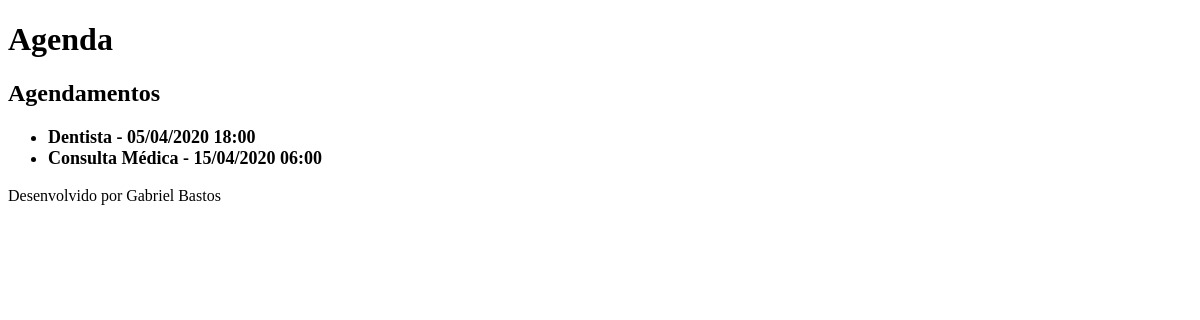
/agenda/, run on an earlier commit of the app's database.
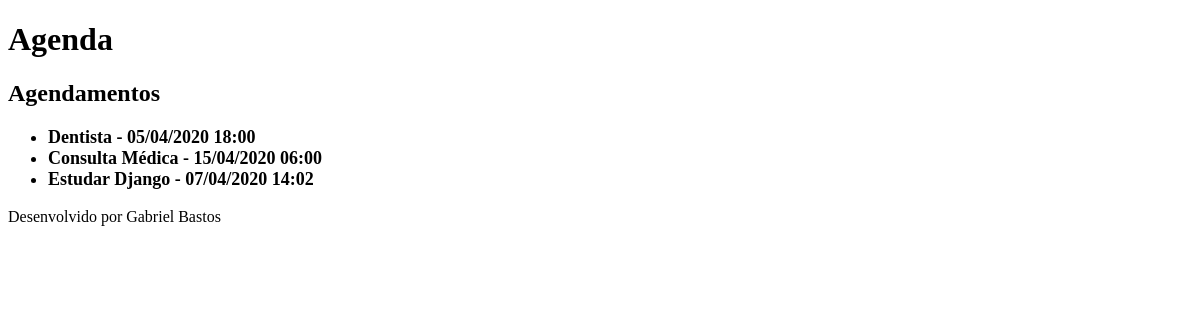
And on a later commit of the database.
### core/models.py (models this page shows, shortened)
class Evento(models.Model):
    titulo = models.CharField(max_length=100)
    descricao = models.TextField(blank=True, null=True)
    data_evento = models.DateTimeField(verbose_name='Data do Evento')
    data_criacao = models.DateTimeField(auto_now=True)
    usuario = models.ForeignKey(User, on_delete=models.CASCADE)
    class Meta:
        db_table = 'evento'
    def get_data_evento(self):
        return self.data_evento.strftime('%d/%m/%Y %H:%M')

### core/views.py (the view)
# urls.py: path('agenda/', views.lista_eventos),
def lista_eventos(request):
    evento = Evento.objects.all()
    dados = {'eventos':evento}
    return render(request, 'agenda.html', dados)

### templates/agenda.html
{% extends "model-page.html" %}
{% block content %}
    <h2>Agendamentos</h2>
    <ul style="font-size: 18px">
        {% for evento in eventos %}
            <li><b>{{ evento.titulo }} - {{ evento.get_data_evento }}</b></li>
        {% endfor %}
    </ul>
{% endblock %}

What changed in the data, as far as the page shows it:
added Evento: titulo "Estudar Django", get_data_evento "07/04/2020 14:02"
